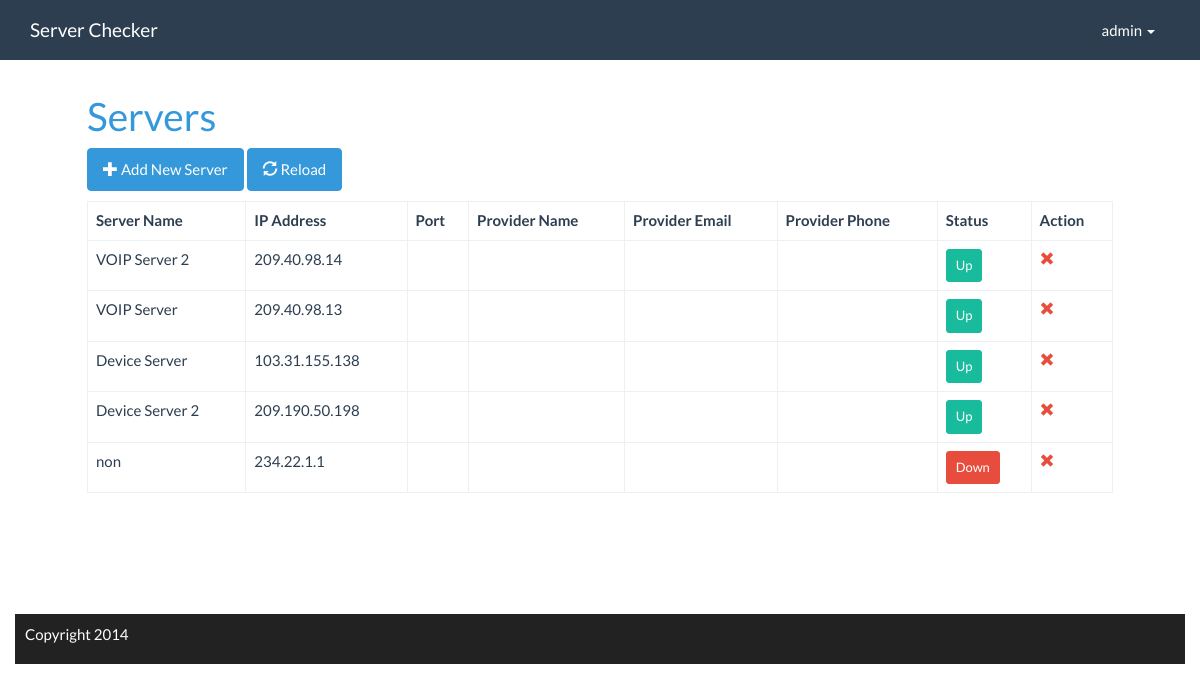
/dashboard.php (signed in), run on the app's committed database.
### tables this page shows
CREATE TABLE IF NOT EXISTS `servers` (
  `id` int(11) NOT NULL AUTO_INCREMENT,
  `server_name` varchar(255) NOT NULL,
  `ip_address` varchar(255) NOT NULL,
  `status` tinyint(1) NOT NULL,
  `create_date` date NOT NULL,
  PRIMARY KEY (`id`)
);

### include/class.MySQL.php (called while the page is built, shortened)
<?php
class MySQL {
    var $result;
    var $arrayedResult;
    var $hostname;
    var $username;
    var $password;
    var $database;
    var $databaseLink;
    function __construct($database, $username, $password, $hostname='localhost', $port=3306){
        $this->database = $database;
        $this->username = $username;
        $this->password = $password;
        $this->hostname = $hostname.':'.$port;
    }
    private function Connect($persistant = false){
        if($persistant){
            $this->databaseLink = mysql_pconnect($this->hostname, $this->username, $this->password);
        }else{
            $this->databaseLink = mysql_connect($this->hostname, $this->username, $this->password);
        }
        return true;
    }
    private function UseDB(){
        if(!mysql_select_db($this->database, $this->databaseLink)){
            $this->lastError = 'Cannot select database: ' . mysql_error($this->databaseLink);
            return false;
        }else{
            return true;
        }
    }
    function ExecuteSQL($query){
        if($this->result 	= mysql_query($query, $this->databaseLink)){
            $this->records 	= @mysql_num_rows($this->result);
            if($this->records > 0){
                return $this->arrayedResult;
            }else{
                return true;
            }
        }else{
            $this->lastError = mysql_error($this->databaseLink);
            return false;
        }
    }
    function Select($from, $where='', $cols='*', $orderBy='', $limit='', $like=false, $operand='AND'){
        $query = "SELECT {$cols} FROM `{$from}` WHERE ";
        if(is_array($where) && $where != ''){
            $where = $this->SecureData($where);
            foreach($where as $key=>$value){
                if($like){
                    $query .= "`{$key}` LIKE '%{$value}%' {$operand} ";
                }else{
                    $query .= "`{$key}` = '{$value}' {$operand} ";
                }
            }
            $query = substr($query, 0, -(strlen($operand)+2));
        }else{
            $query = substr($query, 0, -6);
        }
        return $this->ExecuteSQL($query);
    }
    function ArrayResults(){
        $this->arrayedResult = array();
        while ($data = mysql_fetch_assoc($this->result)){
            $this->arrayedResult[] = $data;
        }
        return $this->arrayedResult;
    }
}
?>

### dashboard.php (the view, shortened to what this page needs)
<?php
$user_name = $_SESSION["user_name"];
require_once("include/class.MySQL.php");
$MySQL = new MySQL(DB_NAME, USER_NAME, PASSWORD, HOST);
$results = $MySQL->Select('servers');
?>
<!DOCTYPE html>
<html lang="en">
<head>
    <link rel="stylesheet" href="assets/css/bootstrap.css">
    <link rel="stylesheet" href="assets/css/style.css">
</head>
<body>
<div class="navbar navbar-default navbar-fixed-top">
    <div class="container">
        <div class="navbar-header">
            <a href="dashboard.php" class="navbar-brand">Server Checker</a>
        </div>
        <div class="navbar-collapse collapse" id="navbar-main">
            <ul class="nav pull-right navbar-nav" id="big-menu">
                <li class="dropdown">
                    <a href="#" class="dropdown-toggle" data-toggle="dropdown" id="projects">
                        <?php echo $user_name; ?>
                        <span class="caret"></span>
                    </a>
                </li>
            </ul>
        </div>
    </div>
</div>
<div class="container">
    <div class="row" style="margin-top: 20px;">
        <div class="col-xs-12">
            <div style="width:90%;margin: 0px auto 0;">
                <div>
                    <h1 class="text-info">Servers</h1>
                </div>
                <div style="margin: 0 0 10px 0;width: 100%">
                    <a href="javascript:void(0)" class="btn btn-info" data-toggle="modal" data-target="#myModal"><span class="glyphicon glyphicon-plus"></span> Add New Server</a>
                    <a href="dashboard.php" class="btn btn-info"><span class="glyphicon glyphicon-refresh"></span> Reload</a>
                </div>
                <div class="table-responsive">
                    <table class="table table-bordered">
                        <thead>
                        <tr>
                            <th>Server Name</th>
                            <th>IP Address</th>
                            <th>Port</th>
                            <th>Provider Name</th>
                            <th>Provider Email</th>
                            <th>Provider Phone</th>
                            <th>Status</th>
                            <th>Action</th>
                        </tr>
                        </thead>
                        <tbody>
                        <?php
                            if($results[0]['id'] == null)
                                $final_results[0] = $results;
                            else
                                $final_results = $results;
                            foreach($final_results as $result) {
                                $status = 'Down';
                                $class = 'btn-danger';
                                if($result['status'] == 1) {
                                    $status = 'Up';
                                    $class = 'btn-success';
                                }
                                echo '<tr>';
                                echo '<td>'.$result['server_name'].'</td>';
                                echo '<td>'.$result['ip_address'].'</td>';
                                echo '<td>'.$result['port'].'</td>';
                                echo '<td>'.$result['provider'].'</td>';
                                echo '<td>'.$result['email'].'</td>';
                                echo '<td>'.$result['phone'].'</td>';
                                echo '<td><button type="button" class="btn '.$class.' btn-sm">'.$status.'</button></td>';
                                echo '<td>
                                    <a href="delete.php?id='.$result['id'].'" title="Delete">
                                        <span class="glyphicon glyphicon-remove text-danger"></span>
                                    </a>
                                     </td>';
                                echo '</tr>';
                            }
                        ?>
                        </tbody>
                    </table>
                </div>
            </div>
        </div>
    </div>
    <footer>
        <div style="margin-top: 100px;">
            <div class="row">
                <div class="col-xs-12" style="height: 50px;background-color: #222222;padding: 10px;color: #fff;">
                    Copyright 2014
                </div>
            </div>
        </div>
    </footer>
</div>
</body>
</html>

### data on the page
servers: server_name "VOIP Server 2", ip_address "209.40.98.14", status "Up"
servers: server_name "VOIP Server", ip_address "209.40.98.13", status "Up"
servers: server_name "Device Server", ip_address "103.31.155.138", status "Up"
servers: server_name "Device Server 2", ip_address "209.190.50.198", status "Up"
servers: server_name "non", ip_address "234.22.1.1", status "Down"

### other printed values
$user_name "admin"
